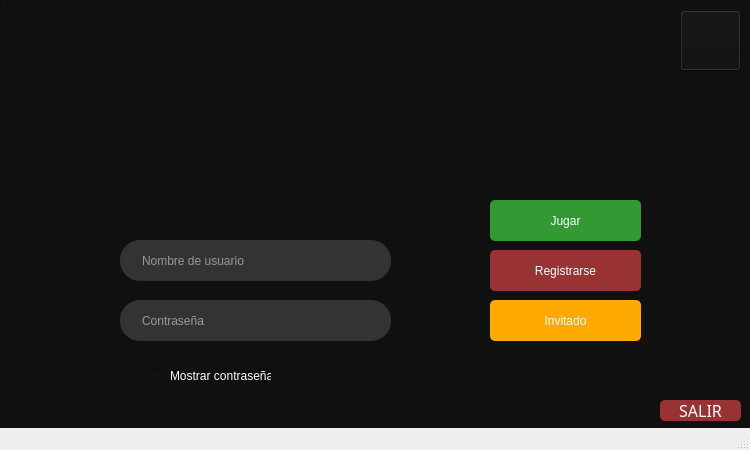
<?xml version="1.0" encoding="UTF-8"?>
<ui version="4.0">
 <class>Sesion</class>
 <widget class="QMainWindow" name="Sesion">
  <property name="geometry">
   <rect>
    <x>0</x>
    <y>0</y>
    <width>750</width>
    <height>450</height>
   </rect>
  </property>
  <property name="maximumSize">
   <size>
    <width>750</width>
    <height>450</height>
   </size>
  </property>
  <property name="windowTitle">
   <string>Burbuja Killer</string>
  </property>
  <widget class="QWidget" name="centralwidget">
   <widget class="QFrame" name="frame_2">
    <property name="geometry">
     <rect>
      <x>0</x>
      <y>0</y>
      <width>751</width>
      <height>451</height>
     </rect>
    </property>
    <property name="styleSheet">
     <string notr="true">background: #101010;</string>
    </property>
    <property name="frameShape">
     <enum>QFrame::StyledPanel</enum>
    </property>
    <property name="frameShadow">
     <enum>QFrame::Raised</enum>
    </property>
    <widget class="QLabel" name="label_4">
     <property name="geometry">
      <rect>
       <x>220</x>
       <y>40</y>
       <width>311</width>
       <height>81</height>
      </rect>
     </property>
     <property name="font">
      <font>
       <family>Segoe Script</family>
       <pointsize>26</pointsize>
       <weight>50</weight>
       <italic>false</italic>
       <bold>false</bold>
      </font>
     </property>
     <property name="styleSheet">
      <string notr="true">border-image: url(:/Imagenes/Titulo);</string>
     </property>
     <property name="text">
      <string/>
     </property>
    </widget>
    <widget class="QLineEdit" name="usernameBox">
     <property name="geometry">
      <rect>
       <x>120</x>
       <y>240</y>
       <width>271</width>
       <height>41</height>
      </rect>
     </property>
     <property name="palette">
      <palette>
       <active>
        <colorrole role="WindowText">
         <brush brushstyle="SolidPattern">
          <color alpha="255">
           <red>254</red>
           <green>254</green>
           <blue>254</blue>
          </color>
         </brush>
        </colorrole>
        <colorrole role="Button">
         <brush brushstyle="SolidPattern">
          <color alpha="255">
           <red>51</red>
           <green>51</green>
           <blue>51</blue>
          </color>
         </brush>
        </colorrole>
        <colorrole role="Text">
         <brush brushstyle="SolidPattern">
          <color alpha="255">
           <red>254</red>
           <green>254</green>
           <blue>254</blue>
          </color>
         </brush>
        </colorrole>
        <colorrole role="ButtonText">
         <brush brushstyle="SolidPattern">
          <color alpha="255">
           <red>254</red>
           <green>254</green>
           <blue>254</blue>
          </color>
         </brush>
        </colorrole>
        <colorrole role="Base">
         <brush brushstyle="SolidPattern">
          <color alpha="255">
           <red>51</red>
           <green>51</green>
           <blue>51</blue>
          </color>
         </brush>
        </colorrole>
        <colorrole role="Window">
         <brush brushstyle="SolidPattern">
          <color alpha="255">
           <red>51</red>
           <green>51</green>
           <blue>51</blue>
          </color>
         </brush>
        </colorrole>
        <colorrole role="PlaceholderText">
         <brush brushstyle="NoBrush">
          <color alpha="128">
           <red>254</red>
           <green>254</green>
           <blue>254</blue>
          </color>
         </brush>
        </colorrole>
       </active>
       <inactive>
        <colorrole role="WindowText">
         <brush brushstyle="SolidPattern">
          <color alpha="255">
           <red>254</red>
           <green>254</green>
           <blue>254</blue>
          </color>
         </brush>
        </colorrole>
        <colorrole role="Button">
         <brush brushstyle="SolidPattern">
          <color alpha="255">
           <red>51</red>
           <green>51</green>
           <blue>51</blue>
          </color>
         </brush>
        </colorrole>
        <colorrole role="Text">
         <brush brushstyle="SolidPattern">
          <color alpha="255">
           <red>254</red>
           <green>254</green>
           <blue>254</blue>
          </color>
         </brush>
        </colorrole>
        <colorrole role="ButtonText">
         <brush brushstyle="SolidPattern">
          <color alpha="255">
           <red>254</red>
           <green>254</green>
           <blue>254</blue>
          </color>
         </brush>
        </colorrole>
        <colorrole role="Base">
         <brush brushstyle="SolidPattern">
          <color alpha="255">
           <red>51</red>
           <green>51</green>
           <blue>51</blue>
          </color>
         </brush>
        </colorrole>
        <colorrole role="Window">
         <brush brushstyle="SolidPattern">
          <color alpha="255">
           <red>51</red>
           <green>51</green>
           <blue>51</blue>
          </color>
         </brush>
        </colorrole>
        <colorrole role="PlaceholderText">
         <brush brushstyle="NoBrush">
          <color alpha="128">
           <red>254</red>
           <green>254</green>
           <blue>254</blue>
          </color>
         </brush>
        </colorrole>
       </inactive>
       <disabled>
        <colorrole role="WindowText">
         <brush brushstyle="SolidPattern">
          <color alpha="255">
           <red>254</red>
           <green>254</green>
           <blue>254</blue>
          </color>
         </brush>
        </colorrole>
        <colorrole role="Button">
         <brush brushstyle="SolidPattern">
          <color alpha="255">
           <red>51</red>
           <green>51</green>
           <blue>51</blue>
          </color>
         </brush>
        </colorrole>
        <colorrole role="Text">
         <brush brushstyle="SolidPattern">
          <color alpha="255">
           <red>254</red>
           <green>254</green>
           <blue>254</blue>
          </color>
         </brush>
        </colorrole>
        <colorrole role="ButtonText">
         <brush brushstyle="SolidPattern">
          <color alpha="255">
           <red>254</red>
           <green>254</green>
           <blue>254</blue>
          </color>
         </brush>
        </colorrole>
        <colorrole role="Base">
         <brush brushstyle="SolidPattern">
          <color alpha="255">
           <red>51</red>
           <green>51</green>
           <blue>51</blue>
          </color>
         </brush>
        </colorrole>
        <colorrole role="Window">
         <brush brushstyle="SolidPattern">
          <color alpha="255">
           <red>51</red>
           <green>51</green>
           <blue>51</blue>
          </color>
         </brush>
        </colorrole>
        <colorrole role="PlaceholderText">
         <brush brushstyle="NoBrush">
          <color alpha="128">
           <red>254</red>
           <green>254</green>
           <blue>254</blue>
          </color>
         </brush>
        </colorrole>
       </disabled>
      </palette>
     </property>
     <property name="font">
      <font>
       <kerning>true</kerning>
      </font>
     </property>
     <property name="layoutDirection">
      <enum>Qt::LeftToRight</enum>
     </property>
     <property name="styleSheet">
      <string notr="true">padding-left: 20px;
padding-right: 20px;
border-radius: 20px;
background: #333;
color: #fefefe;</string>
     </property>
     <property name="text">
      <string/>
     </property>
     <property name="frame">
      <bool>false</bool>
     </property>
     <property name="cursorPosition">
      <number>0</number>
     </property>
     <property name="placeholderText">
      <string>Nombre de usuario</string>
     </property>
    </widget>
    <widget class="QLineEdit" name="passwordBox">
     <property name="geometry">
      <rect>
       <x>120</x>
       <y>300</y>
       <width>271</width>
       <height>41</height>
      </rect>
     </property>
     <property name="palette">
      <palette>
       <active>
        <colorrole role="WindowText">
         <brush brushstyle="SolidPattern">
          <color alpha="255">
           <red>254</red>
           <green>254</green>
           <blue>254</blue>
          </color>
         </brush>
        </colorrole>
        <colorrole role="Button">
         <brush brushstyle="SolidPattern">
          <color alpha="255">
           <red>51</red>
           <green>51</green>
           <blue>51</blue>
          </color>
         </brush>
        </colorrole>
        <colorrole role="Text">
         <brush brushstyle="SolidPattern">
          <color alpha="255">
           <red>254</red>
           <green>254</green>
           <blue>254</blue>
          </color>
         </brush>
        </colorrole>
        <colorrole role="ButtonText">
         <brush brushstyle="SolidPattern">
          <color alpha="255">
           <red>254</red>
           <green>254</green>
           <blue>254</blue>
          </color>
         </brush>
        </colorrole>
        <colorrole role="Base">
         <brush brushstyle="SolidPattern">
          <color alpha="255">
           <red>51</red>
           <green>51</green>
           <blue>51</blue>
          </color>
         </brush>
        </colorrole>
        <colorrole role="Window">
         <brush brushstyle="SolidPattern">
          <color alpha="255">
           <red>51</red>
           <green>51</green>
           <blue>51</blue>
          </color>
         </brush>
        </colorrole>
        <colorrole role="PlaceholderText">
         <brush brushstyle="NoBrush">
          <color alpha="128">
           <red>254</red>
           <green>254</green>
           <blue>254</blue>
          </color>
         </brush>
        </colorrole>
       </active>
       <inactive>
        <colorrole role="WindowText">
         <brush brushstyle="SolidPattern">
          <color alpha="255">
           <red>254</red>
           <green>254</green>
           <blue>254</blue>
          </color>
         </brush>
        </colorrole>
        <colorrole role="Button">
         <brush brushstyle="SolidPattern">
          <color alpha="255">
           <red>51</red>
           <green>51</green>
           <blue>51</blue>
          </color>
         </brush>
        </colorrole>
        <colorrole role="Text">
         <brush brushstyle="SolidPattern">
          <color alpha="255">
           <red>254</red>
           <green>254</green>
           <blue>254</blue>
          </color>
         </brush>
        </colorrole>
        <colorrole role="ButtonText">
         <brush brushstyle="SolidPattern">
          <color alpha="255">
           <red>254</red>
           <green>254</green>
           <blue>254</blue>
          </color>
         </brush>
        </colorrole>
        <colorrole role="Base">
         <brush brushstyle="SolidPattern">
          <color alpha="255">
           <red>51</red>
           <green>51</green>
           <blue>51</blue>
          </color>
         </brush>
        </colorrole>
        <colorrole role="Window">
         <brush brushstyle="SolidPattern">
          <color alpha="255">
           <red>51</red>
           <green>51</green>
           <blue>51</blue>
          </color>
         </brush>
        </colorrole>
        <colorrole role="PlaceholderText">
         <brush brushstyle="NoBrush">
          <color alpha="128">
           <red>254</red>
           <green>254</green>
           <blue>254</blue>
          </color>
         </brush>
        </colorrole>
       </inactive>
       <disabled>
        <colorrole role="WindowText">
         <brush brushstyle="SolidPattern">
          <color alpha="255">
           <red>254</red>
           <green>254</green>
           <blue>254</blue>
          </color>
         </brush>
        </colorrole>
        <colorrole role="Button">
         <brush brushstyle="SolidPattern">
          <color alpha="255">
           <red>51</red>
           <green>51</green>
           <blue>51</blue>
          </color>
         </brush>
        </colorrole>
        <colorrole role="Text">
         <brush brushstyle="SolidPattern">
          <color alpha="255">
           <red>254</red>
           <green>254</green>
           <blue>254</blue>
          </color>
         </brush>
        </colorrole>
        <colorrole role="ButtonText">
         <brush brushstyle="SolidPattern">
          <color alpha="255">
           <red>254</red>
           <green>254</green>
           <blue>254</blue>
          </color>
         </brush>
        </colorrole>
        <colorrole role="Base">
         <brush brushstyle="SolidPattern">
          <color alpha="255">
           <red>51</red>
           <green>51</green>
           <blue>51</blue>
          </color>
         </brush>
        </colorrole>
        <colorrole role="Window">
         <brush brushstyle="SolidPattern">
          <color alpha="255">
           <red>51</red>
           <green>51</green>
           <blue>51</blue>
          </color>
         </brush>
        </colorrole>
        <colorrole role="PlaceholderText">
         <brush brushstyle="NoBrush">
          <color alpha="128">
           <red>254</red>
           <green>254</green>
           <blue>254</blue>
          </color>
         </brush>
        </colorrole>
       </disabled>
      </palette>
     </property>
     <property name="font">
      <font>
       <kerning>true</kerning>
      </font>
     </property>
     <property name="layoutDirection">
      <enum>Qt::LeftToRight</enum>
     </property>
     <property name="styleSheet">
      <string notr="true">padding-left: 20px;
padding-right: 20px;
border-radius: 20px;
background: #333;
color: #fefefe;</string>
     </property>
     <property name="inputMethodHints">
      <set>Qt::ImhHiddenText|Qt::ImhNoAutoUppercase|Qt::ImhNoPredictiveText|Qt::ImhSensitiveData</set>
     </property>
     <property name="inputMask">
      <string/>
     </property>
     <property name="text">
      <string/>
     </property>
     <property name="frame">
      <bool>false</bool>
     </property>
     <property name="echoMode">
      <enum>QLineEdit::Password</enum>
     </property>
     <property name="cursorPosition">
      <number>0</number>
     </property>
     <property name="placeholderText">
      <string>Contraseña</string>
     </property>
    </widget>
    <widget class="QPushButton" name="loginButton">
     <property name="geometry">
      <rect>
       <x>490</x>
       <y>200</y>
       <width>151</width>
       <height>41</height>
      </rect>
     </property>
     <property name="styleSheet">
      <string notr="true">Padding: 1px;
font: 16pt &quot;MV Boli&quot;;
Border-radius: 5px;
Background: #393;
Color: #fefefe;</string>
     </property>
     <property name="text">
      <string>Jugar</string>
     </property>
    </widget>
    <widget class="QPushButton" name="regButton">
     <property name="geometry">
      <rect>
       <x>490</x>
       <y>250</y>
       <width>151</width>
       <height>41</height>
      </rect>
     </property>
     <property name="styleSheet">
      <string notr="true">Padding: 1px;
font: 16pt &quot;MV Boli&quot;;
Border-radius: 5px;
Background: #933;
Color: #fefefe;</string>
     </property>
     <property name="text">
      <string>Registrarse</string>
     </property>
    </widget>
    <widget class="QLabel" name="label_7">
     <property name="geometry">
      <rect>
       <x>180</x>
       <y>160</y>
       <width>61</width>
       <height>61</height>
      </rect>
     </property>
     <property name="styleSheet">
      <string notr="true">border-image: url(:/Imagenes/player1.png);</string>
     </property>
     <property name="text">
      <string/>
     </property>
    </widget>
    <widget class="QPushButton" name="loginButton_2">
     <property name="geometry">
      <rect>
       <x>490</x>
       <y>300</y>
       <width>151</width>
       <height>41</height>
      </rect>
     </property>
     <property name="styleSheet">
      <string notr="true">Padding: 1px;
font: 16pt &quot;MV Boli&quot;;
Border-radius: 5px;
Background: #ffaa00;
Color: #fefefe;</string>
     </property>
     <property name="text">
      <string>Invitado</string>
     </property>
    </widget>
    <widget class="QPushButton" name="pushButton">
     <property name="geometry">
      <rect>
       <x>680</x>
       <y>10</y>
       <width>61</width>
       <height>61</height>
      </rect>
     </property>
     <property name="styleSheet">
      <string notr="true">border-image: url(:/Imagenes/info icon);</string>
     </property>
     <property name="text">
      <string/>
     </property>
    </widget>
    <widget class="QRadioButton" name="show_pass">
     <property name="geometry">
      <rect>
       <x>130</x>
       <y>360</y>
       <width>161</width>
       <height>31</height>
      </rect>
     </property>
     <property name="layoutDirection">
      <enum>Qt::LeftToRight</enum>
     </property>
     <property name="styleSheet">
      <string notr="true">padding-left: 20px;
padding-right: 20px;
border-radius: 20px;
color: #fefefe;
radius-background-color: rgb(51, 51, 51);</string>
     </property>
     <property name="text">
      <string>Mostrar contraseña</string>
     </property>
    </widget>
    <widget class="QLabel" name="label_8">
     <property name="geometry">
      <rect>
       <x>280</x>
       <y>160</y>
       <width>61</width>
       <height>61</height>
      </rect>
     </property>
     <property name="styleSheet">
      <string notr="true">border-image: url(:/Imagenes/player2.png);</string>
     </property>
     <property name="text">
      <string/>
     </property>
    </widget>
    <widget class="QPushButton" name="SALIR">
     <property name="geometry">
      <rect>
       <x>660</x>
       <y>400</y>
       <width>81</width>
       <height>21</height>
      </rect>
     </property>
     <property name="font">
      <font>
       <family>MV Boli</family>
       <pointsize>12</pointsize>
       <weight>50</weight>
       <italic>false</italic>
       <bold>false</bold>
      </font>
     </property>
     <property name="styleSheet">
      <string notr="true">Padding: 1px;
font: 12pt &quot;MV Boli&quot;;
Border-radius: 5px;
Background: #933;
Color: #fefefe;</string>
     </property>
     <property name="text">
      <string>SALIR</string>
     </property>
    </widget>
   </widget>
  </widget>
  <widget class="QStatusBar" name="statusbar"/>
 </widget>
 <resources/>
 <connections/>
</ui>
